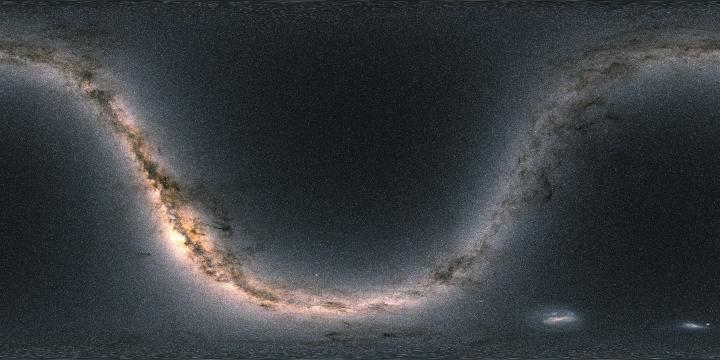
#> input picture src/nucleuswatch/assets/sky_equatorial.jpg, 1440 x 720 px (shown at 1/2 size)
$ python make_sky_background.py ../src/nucleuswatch/assets/sky_equatorial.jpg
#> lines starting #> are read from the running program, lines starting #| are printed output that depends on the picture
"""Re-project ESA's Gaia all-sky map into the equatorial frame used by the sky map.

    python docs/make_sky_background.py path/to/gaia_edr3_sky.jpg

Source: "The colour of the sky from Gaia's Early Data Release 3", ESA/Gaia/DPAC,
CC BY-SA 3.0 IGO (8000x4000, Hammer-Aitoff projection in Galactic coordinates,
l = 0 at the centre and increasing to the left):
https://www.esa.int/ESA_Multimedia/Images/2020/12/The_colour_of_the_sky_from_Gaia_s_Early_Data_Release_3

Output: src/nucleuswatch/assets/sky_equatorial.jpg, a plate carree map in
ICRS with RA increasing to the LEFT (360 at the left edge, 0 at the right) and
Dec from +90 (top) to -90 (bottom), the same orientation as the page's sky map.
The derived image is shared under the same licence, with the same credit.
"""

from __future__ import annotations

import sys
from pathlib import Path

import numpy as np
from PIL import Image

OUT = Path(__file__).resolve().parents[1] / "src" / "nucleuswatch" / "assets" / "sky_equatorial.jpg"
WIDTH, HEIGHT = 1440, 720

# ICRS -> Galactic rotation matrix (Hipparcos definition, as used by astropy).
ICRS_TO_GAL = np.array([
    [-0.0548755604162154, -0.8734370902348850, -0.4838350155487132],
    [+0.4941094278755837, -0.4448296299600112, +0.7469822444972189],
    [-0.8676661490190047, -0.1980763734312015, +0.4559837761750669],
])


def equatorial_grid(width: int, height: int) -> tuple[np.ndarray, np.ndarray]:
    """RA, Dec (radians) at pixel centres; RA runs 360 -> 0 from left to right."""
    ra = np.radians(360.0 - (np.arange(width) + 0.5) / width * 360.0)
    dec = np.radians(90.0 - (np.arange(height) + 0.5) / height * 180.0)
    return np.meshgrid(ra, dec)


def to_galactic(ra: np.ndarray, dec: np.ndarray) -> tuple[np.ndarray, np.ndarray]:
    v = np.stack([np.cos(dec) * np.cos(ra), np.cos(dec) * np.sin(ra), np.sin(dec)])
    g = np.tensordot(ICRS_TO_GAL, v, axes=1)
    return np.arctan2(g[1], g[0]), np.arcsin(np.clip(g[2], -1, 1))


def hammer_aitoff(l: np.ndarray, b: np.ndarray) -> tuple[np.ndarray, np.ndarray]:
    """Projected x in [-2√2, 2√2], y in [-√2, √2]; l in (-π, π], 0 at centre."""
    l = (l + np.pi) % (2 * np.pi) - np.pi
    d = np.sqrt(1 + np.cos(b) * np.cos(l / 2))
    return 2 * np.sqrt(2) * np.cos(b) * np.sin(l / 2) / d, np.sqrt(2) * np.sin(b) / d


def sample_bilinear(img: np.ndarray, u: np.ndarray, v: np.ndarray) -> np.ndarray:
    h, w = img.shape[:2]
    u = np.clip(u, 0, w - 1.001)
    v = np.clip(v, 0, h - 1.001)
    u0, v0 = np.floor(u).astype(int), np.floor(v).astype(int)
    du, dv = (u - u0)[..., None], (v - v0)[..., None]
    top = img[v0, u0] * (1 - du) + img[v0, u0 + 1] * du
    bottom = img[v0 + 1, u0] * (1 - du) + img[v0 + 1, u0 + 1] * du
    return top * (1 - dv) + bottom * dv


def main(src: str) -> int:
    Image.MAX_IMAGE_PIXELS = None  # the source is a trusted 32-megapixel ESA image
    img = np.asarray(Image.open(src).convert("RGB"), dtype=np.float32)
    h, w = img.shape[:2]
#> h = 720; w = 1440
    ra, dec = equatorial_grid(WIDTH, HEIGHT)
    l, b = to_galactic(ra, dec)
    x, y = hammer_aitoff(l, b)
    # l increases to the LEFT in the Gaia image, so x maps to columns mirrored.
    u = (0.5 - x / (4 * np.sqrt(2))) * w - 0.5
    v = (0.5 - y / (2 * np.sqrt(2))) * h - 0.5
    out = sample_bilinear(img, u, v)
#> in sample_bilinear, `u = np.clip(u, 0, w - 1.001)`:
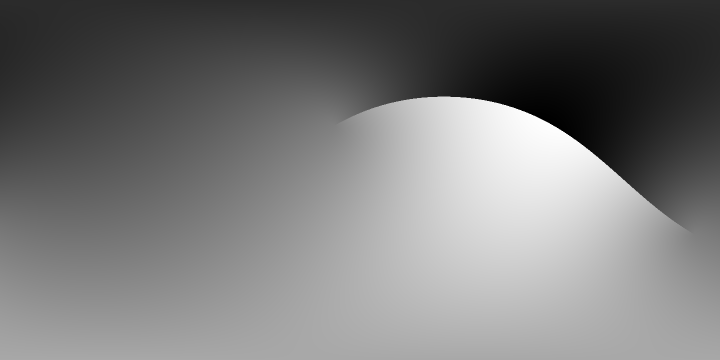
#> u: shape (720, 1440) float64 (shown at 1/2 size); min 0, max 1439, mean 682.1; drawn with min black and max white
#> in sample_bilinear, `v = np.clip(v, 0, h - 1.001)`:
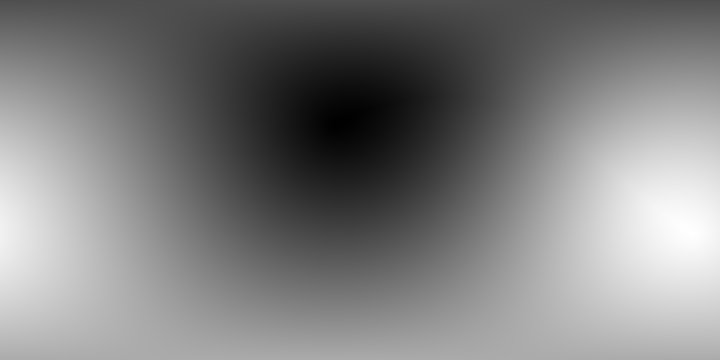
#> v: shape (720, 1440) float64 (shown at 1/2 size); min 0, max 719, mean 357.4; drawn with min black and max white
#> in sample_bilinear, `du, dv = (u - u0)[..., None], (v - v0)[..., None]`:
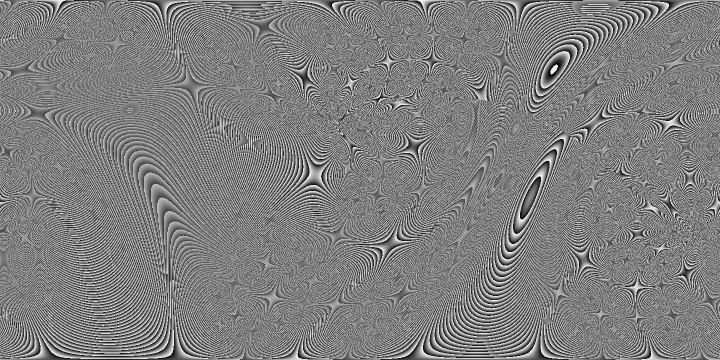
#> du: shape (720, 1440, 1) float64 (shown at 1/2 size); min 0, max 1, mean 0.499
#> in sample_bilinear, `du, dv = (u - u0)[..., None], (v - v0)[..., None]`:
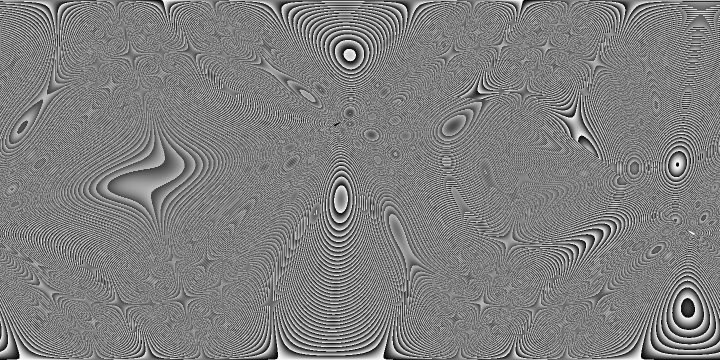
#> dv: shape (720, 1440, 1) float64 (shown at 1/2 size); min 0, max 1, mean 0.5
#> in sample_bilinear, `top = img[v0, u0] * (1 - du) + img[v0, u0 + 1] * du`:
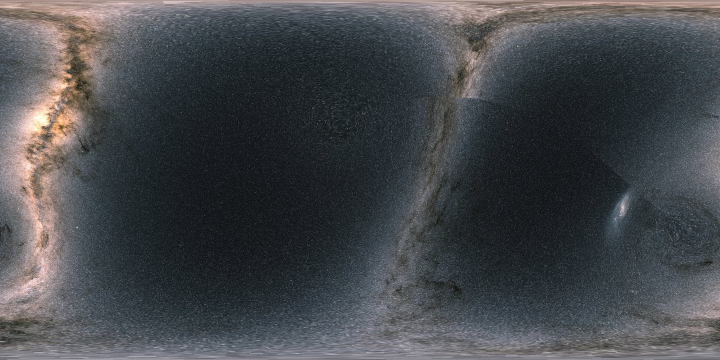
#> top: shape (720, 1440, 3) float64 (shown at 1/2 size); mean R, G, B 69.8, 72.4, 76
    OUT.parent.mkdir(parents=True, exist_ok=True)
    Image.fromarray(np.clip(out, 0, 255).astype(np.uint8)).save(OUT, quality=86, optimize=True, progressive=True)
    print(f"wrote {OUT} ({OUT.stat().st_size / 1024:.0f} KB)")
    return 0


if __name__ == "__main__":
    if len(sys.argv) != 2:
        sys.exit(__doc__)
    raise SystemExit(main(sys.argv[1]))
#> (the program exits here)
